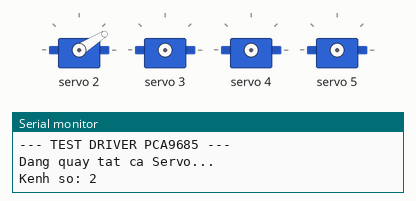
This sketch was run on a simulated Arduino Uno, built with avr-gcc and run on an emulated ATmega328P. Parts: 4 × servo, the last lines printed to the serial monitor.

Above: at 0.05 s.
At 1.0 s:
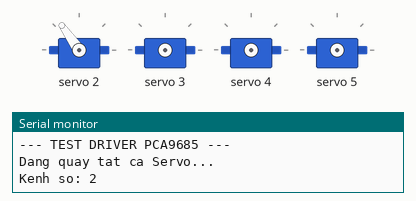
At 1.5 s:
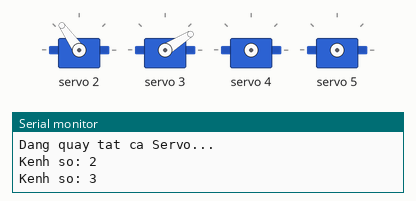
At 2.0 s:
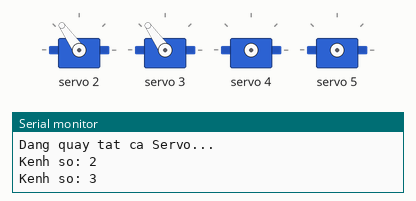
At 3.0 s:
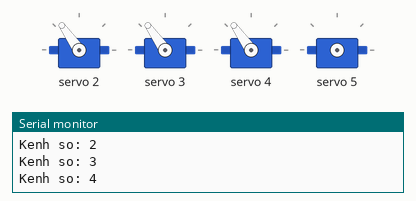
At 4.0 s:
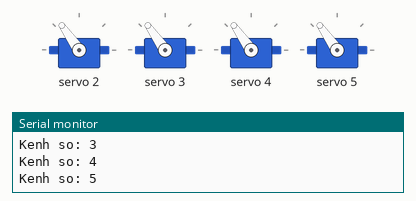
Timing chart, 0 to 5.2 s (numbered marks = the images above):
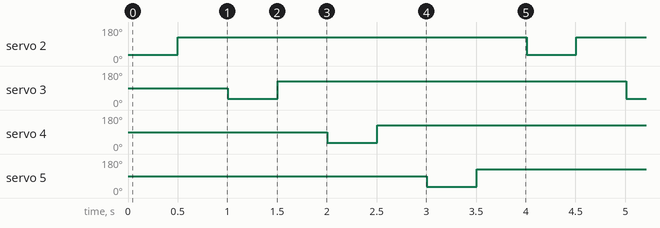

The sketch:

test.ino
```cpp
#include <Wire.h>
#include <Adafruit_PWMServoDriver.h> // Cần cài thư viện này

Adafruit_PWMServoDriver pwm = Adafruit_PWMServoDriver();

// Theo file header của bạn: Kênh 2, 3, 4, 5
int servo_channels[] = {2, 3, 4, 5};

void setup() {
  Serial.begin(115200);
  Serial.println("--- TEST DRIVER PCA9685 ---");

  pwm.begin();
  pwm.setPWMFreq(50);
}

void loop() {
  Serial.println("Dang quay tat ca Servo...");

  // Duyệt qua các kênh 2, 3, 4, 5
  for (int i = 0; i < 4; i++) {
    int channel = servo_channels[i];
    Serial.print("Kenh so: "); Serial.println(channel);

    // Quay 0 độ
    pwm.setPWM(channel, 0, 180); // 180 là xung MIN trong file bạn gửi
    delay(500);

    // Quay 180 độ
    pwm.setPWM(channel, 0, 375); // 375 là xung MAX trong file bạn gửi
    delay(500);
  }
}
```

Measured:
- by itself, servo 2–5: alternates 125° for 3.5 s and 32° for 0.50 s
